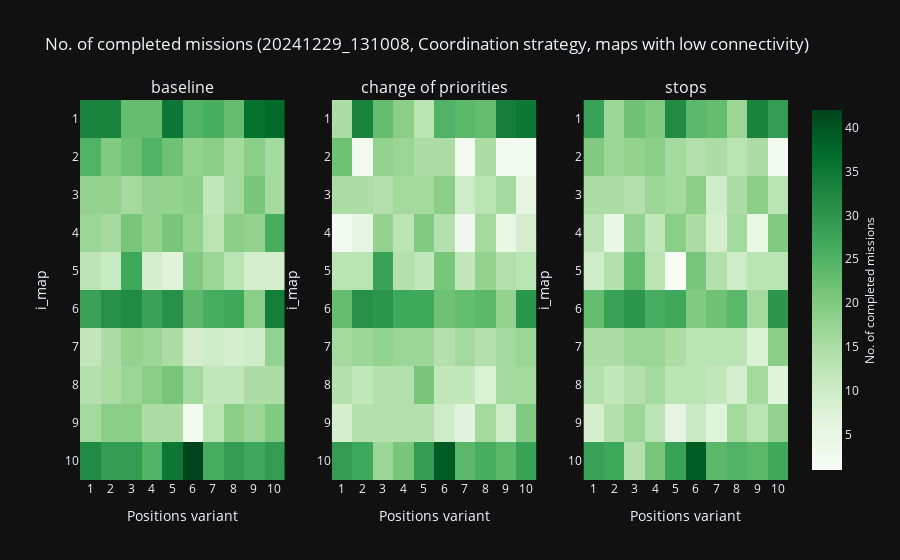
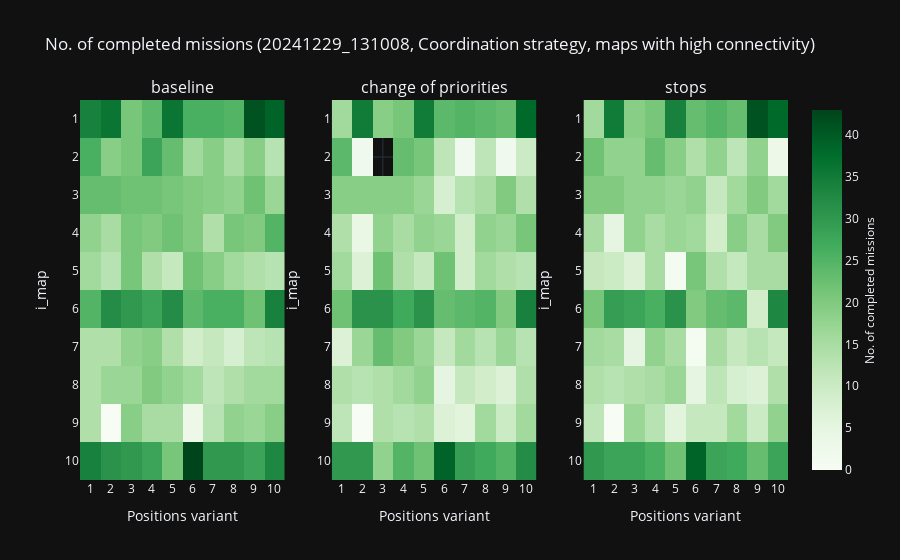

The notebook cell these images were saved under, in order:
### Code cell
def plot_df(*, runname, df, col_strategy, strategy, col_i, col_j, col_data):
    df = df[df.index.get_level_values(col_strategy) == strategy]
    heatmap_data = df[[col_data]].reset_index().pivot(
        index=col_i, columns=col_j, values=col_data
    )

    # Create an interactive heatmap
    fig = px.imshow(
        heatmap_data,
        labels={"x": col_j, "y": col_i, "color": col_data},
        title=f"{runname}: {strategy}: {col_data}",
    )
    
    fig.update_traces(
        hovertemplate=(
            col_i + ": %{y}<br>" + col_j + ": %{x}<br>" + col_data + ": %{z}<extra></extra>"
        )
    )
    
    return heatmap_data, fig


def plot_df_all(runname, are_bridges, label_are_bridges):
    key2df = get_key2df(runname)
    df = key2df[are_bridges, True]
    
    col_strategy = 'Coordination strategy'
    col_i = 'i_map'
    col_j = 'Positions variant'
    col_data ='No. of completed missions'
    
    strategies = df.index.get_level_values(col_strategy).unique()
    
    # Create subplots
    fig = make_subplots(
        rows=1,
        cols=len(strategies),
        subplot_titles=[f"{strategy}" for strategy in strategies],
        #shared_yaxes=True
    )
    
    for idx, strategy in enumerate(strategies):
        heatmap_data, heatmap_fig = plot_df(
            runname=runname, df=df, 
            col_strategy=col_strategy, strategy=strategy, 
            col_i=col_i, col_j=col_j, col_data=col_data,
        )
          
        # Add heatmap to the subplot
        for trace in heatmap_fig.data:
            trace.update(coloraxis="coloraxis")  # Link each subplot to the shared color axis
            fig.add_trace(trace, row=1, col=idx + 1)
        
        # Apply axis settings to each subplot
        xaxis_key = f"xaxis{idx + 1}" if idx > 0 else "xaxis"
        yaxis_key = f"yaxis{idx + 1}" if idx > 0 else "yaxis"
        
        fig.update_layout(**{
            xaxis_key: dict(
                title=col_j,
                tickmode="array",
                tickvals=list(heatmap_data.columns),
                ticktext=heatmap_data.columns.tolist(),
            ),
            yaxis_key: dict(
                title=col_i,
                tickmode="array",
                tickvals=list(heatmap_data.index),
                ticktext=heatmap_data.index.tolist(),
                autorange="reversed",  # Reverse the y-axis for top-to-bottom ticks
            )
        })
    
    # Update layout with shared color scale
    fig.update_layout(
        title=f"{col_data} ({runname}, {col_strategy}, {label_are_bridges})",
        coloraxis=dict(
            colorscale="Greens",  # Apply "Greens" color scale to the shared color axis
            colorbar=dict(
                title=col_data,
                titleside="right",  # Position the colorbar title vertically to the left
                titlefont=dict(size=12)  # Optional: Adjust font size for better appearance
            )
        )
    )
    
    # Display the figure
    fig.show()



# Call the function
plot_df_all('20241229_131008', are_bridges=False, label_are_bridges='maps with low connectivity')
plot_df_all('20241229_131008', are_bridges=True, label_are_bridges='maps with high connectivity')

### Figure 1 — Plotly figure (JSON) as saved in the notebook; plotly's stock layout.template omitted (floating-point values rounded to 4 significant figures)
{"data": [{"coloraxis": "coloraxis", "hovertemplate": "i_map: %{y}<br>Positions variant: %{x}<br>No. of completed missions: %{z}<extra></extra>", "name": "0", "x": [1, 2, 3, 4, 5, 6, 7, 8, 9, 10], "xaxis": "x", "y": [1, 2, 3, 4, 5, 6, 7, 8, 9, 10], "yaxis": "y", "z": [[33, 33, 23, 23, 35, 25, 26, 23, 36, 37], [25, 20, 22, 25, 22, 18, 19, 16, 19, 16], [18, 18, 16, 18, 18, 19, 12, 16, 21, 16], [17, 16, 21, 18, 21, 18, 13, 19, 18, 26], [13, 11, 27, 9, 7, 20, 17, 13, 9, 9], [28, 31, 32, 28, 31, 24, 26, 27, 19, 34], [12, 15, 18, 17, 15, 9, 10, 9, 10, 18], [14, 15, 17, 19, 21, 16, 12, 12, 15, 15], [16, 19, 19, 15, 15, 2, 13, 19, 17, 20], [32, 29, 29, 25, 35, 42, 26, 29, 27, 29]], "type": "heatmap"}, {"coloraxis": "coloraxis", "hovertemplate": "i_map: %{y}<br>Positions variant: %{x}<br>No. of completed missions: %{z}<extra></extra>", "name": "0", "x": [1, 2, 3, 4, 5, 6, 7, 8, 9, 10], "xaxis": "x2", "y": [1, 2, 3, 4, 5, 6, 7, 8, 9, 10], "yaxis": "y2", "z": [[15, 33, 23, 19, 13, 25, 24, 23, 34, 35], [22, 2, 18, 17, 15, 15, 2, 15, 2, 2], [15, 15, 14, 16, 16, 19, 10, 13, 16, 6], [2, 6, 18, 13, 20, 14, 3, 16, 5, 9], [13, 13, 28, 14, 12, 21, 12, 18, 14, 13], [23, 31, 30, 27, 27, 22, 23, 24, 18, 30], [16, 17, 18, 17, 17, 14, 16, 14, 16, 17], [14, 12, 14, 14, 21, 12, 12, 8, 16, 16], [9, 14, 14, 14, 14, 10, 7, 16, 10, 20], [29, 27, 17, 21, 29, 39, 24, 26, 24, 28]], "type": "heatmap"}, {"coloraxis": "coloraxis", "hovertemplate": "i_map: %{y}<br>Positions variant: %{x}<br>No. of completed missions: %{z}<extra></extra>", "name": "0", "x": [1, 2, 3, 4, 5, 6, 7, 8, 9, 10], "xaxis": "x3", "y": [1, 2, 3, 4, 5, 6, 7, 8, 9, 10], "yaxis": "y3", "z": [[28, 17, 22, 20, 32, 24, 23, 17, 33, 29], [20, 17, 18, 19, 16, 14, 15, 13, 15, 2], [15, 15, 14, 17, 16, 19, 10, 15, 19, 13], [13, 5, 18, 12, 19, 15, 9, 16, 5, 20], [10, 14, 23, 13, 1, 21, 14, 10, 13, 13], [23, 28, 30, 26, 27, 20, 22, 24, 16, 30], [15, 15, 17, 17, 15, 13, 13, 13, 8, 19], [14, 12, 14, 16, 13, 13, 12, 9, 16, 7], [9, 14, 17, 13, 6, 11, 7, 16, 13, 18], [28, 27, 14, 21, 28, 39, 24, 25, 24, 27]], "type": "heatmap"}], "layout": {"xaxis": {"anchor": "y", "domain": [0.0, 0.2889], "title": {"text": "Positions variant"}, "tickmode": "array", "tickvals": [1, 2, 3, 4, 5, 6, 7, 8, 9, 10], "ticktext": [1, 2, 3, 4, 5, 6, 7, 8, 9, 10]}, "yaxis": {"anchor": "x", "domain": [0.0, 1.0], "title": {"text": "i_map"}, "tickmode": "array", "tickvals": [1, 2, 3, 4, 5, 6, 7, 8, 9, 10], "ticktext": [1, 2, 3, 4, 5, 6, 7, 8, 9, 10], "autorange": "reversed"}, "xaxis2": {"anchor": "y2", "domain": [0.3556, 0.6444], "title": {"text": "Positions variant"}, "tickmode": "array", "tickvals": [1, 2, 3, 4, 5, 6, 7, 8, 9, 10], "ticktext": [1, 2, 3, 4, 5, 6, 7, 8, 9, 10]}, "yaxis2": {"anchor": "x2", "domain": [0.0, 1.0], "title": {"text": "i_map"}, "tickmode": "array", "tickvals": [1, 2, 3, 4, 5, 6, 7, 8, 9, 10], "ticktext": [1, 2, 3, 4, 5, 6, 7, 8, 9, 10], "autorange": "reversed"}, "xaxis3": {"anchor": "y3", "domain": [0.7111, 1.0], "title": {"text": "Positions variant"}, "tickmode": "array", "tickvals": [1, 2, 3, 4, 5, 6, 7, 8, 9, 10], "ticktext": [1, 2, 3, 4, 5, 6, 7, 8, 9, 10]}, "yaxis3": {"anchor": "x3", "domain": [0.0, 1.0], "title": {"text": "i_map"}, "tickmode": "array", "tickvals": [1, 2, 3, 4, 5, 6, 7, 8, 9, 10], "ticktext": [1, 2, 3, 4, 5, 6, 7, 8, 9, 10], "autorange": "reversed"}, "annotations": [{"font": {"size": 16}, "showarrow": false, "text": "baseline", "x": 0.1444, "xanchor": "center", "xref": "paper", "y": 1.0, "yanchor": "bottom", "yref": "paper"}, {"font": {"size": 16}, "showarrow": false, "text": "change of priorities", "x": 0.5, "xanchor": "center", "xref": "paper", "y": 1.0, "yanchor": "bottom", "yref": "paper"}, {"font": {"size": 16}, "showarrow": false, "text": "stops", "x": 0.8556, "xanchor": "center", "xref": "paper", "y": 1.0, "yanchor": "bottom", "yref": "paper"}], "coloraxis": {"colorbar": {"title": {"text": "No. of completed missions", "side": "right", "font": {"size": 12}}}, "colorscale": [[0.0, "rgb(247,252,245)"], [0.125, "rgb(229,245,224)"], [0.25, "rgb(199,233,192)"], [0.375, "rgb(161,217,155)"], [0.5, "rgb(116,196,118)"], [0.625, "rgb(65,171,93)"], [0.75, "rgb(35,139,69)"], [0.875, "rgb(0,109,44)"], [1.0, "rgb(0,68,27)"]]}, "title": {"text": "No. of completed missions (20241229_131008, Coordination strategy, maps with low connectivity)"}}}

### Figure 2 — Plotly figure (JSON) as saved in the notebook; plotly's stock layout.template omitted (floating-point values rounded to 4 significant figures)
{"data": [{"coloraxis": "coloraxis", "hovertemplate": "i_map: %{y}<br>Positions variant: %{x}<br>No. of completed missions: %{z}<extra></extra>", "name": "0", "x": [1, 2, 3, 4, 5, 6, 7, 8, 9, 10], "xaxis": "x", "y": [1, 2, 3, 4, 5, 6, 7, 8, 9, 10], "yaxis": "y", "z": [[34, 36, 21, 24, 36, 26, 26, 25, 41, 39], [26, 19, 21, 28, 23, 16, 19, 15, 19, 13], [23, 23, 22, 22, 21, 20, 19, 18, 22, 17], [18, 15, 21, 20, 22, 20, 14, 21, 20, 25], [16, 13, 21, 14, 11, 22, 19, 16, 14, 13], [25, 32, 30, 28, 32, 24, 26, 26, 22, 34], [14, 14, 18, 19, 14, 9, 11, 8, 12, 13], [14, 17, 17, 20, 18, 16, 12, 14, 16, 16], [14, 0, 19, 15, 15, 3, 13, 18, 17, 19], [34, 31, 30, 28, 21, 43, 30, 30, 28, 33]], "type": "heatmap"}, {"coloraxis": "coloraxis", "hovertemplate": "i_map: %{y}<br>Positions variant: %{x}<br>No. of completed missions: %{z}<extra></extra>", "name": "0", "x": [1, 2, 3, 4, 5, 6, 7, 8, 9, 10], "xaxis": "x2", "y": [1, 2, 3, 4, 5, 6, 7, 8, 9, 10], "yaxis": "y2", "z": [[16.0, 35.0, 19.0, 21.0, 35.0, 24.0, 25.0, 24.0, 23.0, 38.0], [24.0, 2.0, null, 23.0, 21.0, 12.0, 2.0, 12.0, 2.0, 10.0], [19.0, 19.0, 19.0, 19.0, 17.0, 8.0, 13.0, 15.0, 20.0, 14.0], [14.0, 4.0, 18.0, 15.0, 18.0, 17.0, 9.0, 18.0, 17.0, 21.0], [16.0, 7.0, 22.0, 14.0, 11.0, 22.0, 9.0, 16.0, 14.0, 13.0], [22.0, 31.0, 31.0, 27.0, 31.0, 23.0, 24.0, 25.0, 20.0, 34.0], [7.0, 17.0, 23.0, 20.0, 17.0, 11.0, 16.0, 13.0, 17.0, 13.0], [14.0, 13.0, 14.0, 16.0, 18.0, 5.0, 11.0, 9.0, 7.0, 14.0], [12.0, 0.0, 14.0, 13.0, 14.0, 7.0, 6.0, 16.0, 10.0, 16.0], [30.0, 30.0, 18.0, 25.0, 22.0, 39.0, 29.0, 27.0, 25.0, 32.0]], "type": "heatmap"}, {"coloraxis": "coloraxis", "hovertemplate": "i_map: %{y}<br>Positions variant: %{x}<br>No. of completed missions: %{z}<extra></extra>", "name": "0", "x": [1, 2, 3, 4, 5, 6, 7, 8, 9, 10], "xaxis": "x3", "y": [1, 2, 3, 4, 5, 6, 7, 8, 9, 10], "yaxis": "y3", "z": [[16, 35, 19, 21, 34, 23, 25, 23, 41, 38], [22, 18, 18, 23, 19, 14, 18, 12, 18, 3], [20, 20, 18, 18, 17, 18, 11, 16, 20, 16], [15, 5, 18, 15, 17, 16, 9, 19, 15, 20], [11, 10, 7, 15, 1, 21, 14, 11, 15, 15], [21, 29, 28, 26, 31, 20, 23, 24, 9, 33], [16, 15, 5, 18, 15, 1, 15, 11, 13, 11], [14, 13, 14, 15, 17, 5, 12, 8, 7, 14], [12, 0, 17, 13, 6, 11, 11, 16, 10, 18], [30, 28, 28, 26, 22, 39, 28, 27, 23, 28]], "type": "heatmap"}], "layout": {"xaxis": {"anchor": "y", "domain": [0.0, 0.2889], "title": {"text": "Positions variant"}, "tickmode": "array", "tickvals": [1, 2, 3, 4, 5, 6, 7, 8, 9, 10], "ticktext": [1, 2, 3, 4, 5, 6, 7, 8, 9, 10]}, "yaxis": {"anchor": "x", "domain": [0.0, 1.0], "title": {"text": "i_map"}, "tickmode": "array", "tickvals": [1, 2, 3, 4, 5, 6, 7, 8, 9, 10], "ticktext": [1, 2, 3, 4, 5, 6, 7, 8, 9, 10], "autorange": "reversed"}, "xaxis2": {"anchor": "y2", "domain": [0.3556, 0.6444], "title": {"text": "Positions variant"}, "tickmode": "array", "tickvals": [1, 2, 3, 4, 5, 6, 7, 8, 9, 10], "ticktext": [1, 2, 3, 4, 5, 6, 7, 8, 9, 10]}, "yaxis2": {"anchor": "x2", "domain": [0.0, 1.0], "title": {"text": "i_map"}, "tickmode": "array", "tickvals": [1, 2, 3, 4, 5, 6, 7, 8, 9, 10], "ticktext": [1, 2, 3, 4, 5, 6, 7, 8, 9, 10], "autorange": "reversed"}, "xaxis3": {"anchor": "y3", "domain": [0.7111, 1.0], "title": {"text": "Positions variant"}, "tickmode": "array", "tickvals": [1, 2, 3, 4, 5, 6, 7, 8, 9, 10], "ticktext": [1, 2, 3, 4, 5, 6, 7, 8, 9, 10]}, "yaxis3": {"anchor": "x3", "domain": [0.0, 1.0], "title": {"text": "i_map"}, "tickmode": "array", "tickvals": [1, 2, 3, 4, 5, 6, 7, 8, 9, 10], "ticktext": [1, 2, 3, 4, 5, 6, 7, 8, 9, 10], "autorange": "reversed"}, "annotations": [{"font": {"size": 16}, "showarrow": false, "text": "baseline", "x": 0.1444, "xanchor": "center", "xref": "paper", "y": 1.0, "yanchor": "bottom", "yref": "paper"}, {"font": {"size": 16}, "showarrow": false, "text": "change of priorities", "x": 0.5, "xanchor": "center", "xref": "paper", "y": 1.0, "yanchor": "bottom", "yref": "paper"}, {"font": {"size": 16}, "showarrow": false, "text": "stops", "x": 0.8556, "xanchor": "center", "xref": "paper", "y": 1.0, "yanchor": "bottom", "yref": "paper"}], "coloraxis": {"colorbar": {"title": {"text": "No. of completed missions", "side": "right", "font": {"size": 12}}}, "colorscale": [[0.0, "rgb(247,252,245)"], [0.125, "rgb(229,245,224)"], [0.25, "rgb(199,233,192)"], [0.375, "rgb(161,217,155)"], [0.5, "rgb(116,196,118)"], [0.625, "rgb(65,171,93)"], [0.75, "rgb(35,139,69)"], [0.875, "rgb(0,109,44)"], [1.0, "rgb(0,68,27)"]]}, "title": {"text": "No. of completed missions (20241229_131008, Coordination strategy, maps with high connectivity)"}}}
